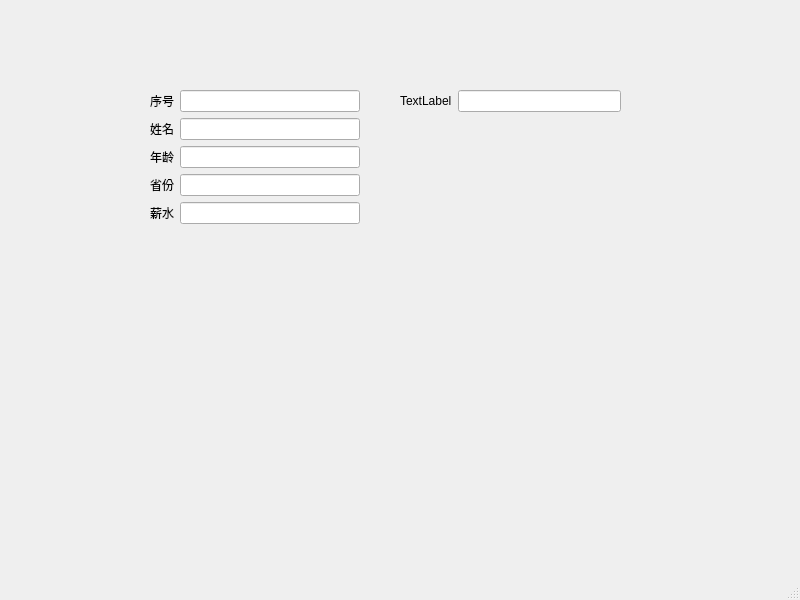
<?xml version="1.0" encoding="UTF-8"?>
<ui version="4.0">
 <class>MainWindow</class>
 <widget class="QMainWindow" name="MainWindow">
  <property name="geometry">
   <rect>
    <x>0</x>
    <y>0</y>
    <width>800</width>
    <height>600</height>
   </rect>
  </property>
  <property name="windowTitle">
   <string>MainWindow</string>
  </property>
  <widget class="QWidget" name="centralwidget">
   <widget class="QWidget" name="formLayoutWidget">
    <property name="geometry">
     <rect>
      <x>400</x>
      <y>90</y>
      <width>221</width>
      <height>131</height>
     </rect>
    </property>
    <layout class="QFormLayout" name="formLayout_2">
     <item row="0" column="0">
      <widget class="QLabel" name="label_6">
       <property name="text">
        <string>TextLabel</string>
       </property>
      </widget>
     </item>
     <item row="0" column="1">
      <widget class="QLineEdit" name="lineEdit_6"/>
     </item>
    </layout>
   </widget>
   <widget class="QWidget" name="">
    <property name="geometry">
     <rect>
      <x>150</x>
      <y>90</y>
      <width>210</width>
      <height>135</height>
     </rect>
    </property>
    <layout class="QFormLayout" name="formLayout">
     <item row="0" column="0">
      <widget class="QLabel" name="label">
       <property name="text">
        <string>序号</string>
       </property>
      </widget>
     </item>
     <item row="0" column="1">
      <widget class="QLineEdit" name="lineEdit"/>
     </item>
     <item row="1" column="0">
      <widget class="QLabel" name="label_2">
       <property name="text">
        <string>姓名</string>
       </property>
      </widget>
     </item>
     <item row="1" column="1">
      <widget class="QLineEdit" name="lineEdit_2"/>
     </item>
     <item row="2" column="0">
      <widget class="QLabel" name="label_3">
       <property name="text">
        <string>年龄</string>
       </property>
      </widget>
     </item>
     <item row="2" column="1">
      <widget class="QLineEdit" name="lineEdit_3"/>
     </item>
     <item row="3" column="0">
      <widget class="QLabel" name="label_4">
       <property name="text">
        <string>省份</string>
       </property>
      </widget>
     </item>
     <item row="3" column="1">
      <widget class="QLineEdit" name="lineEdit_4"/>
     </item>
     <item row="4" column="0">
      <widget class="QLabel" name="label_5">
       <property name="text">
        <string>薪水</string>
       </property>
      </widget>
     </item>
     <item row="4" column="1">
      <widget class="QLineEdit" name="lineEdit_5"/>
     </item>
    </layout>
   </widget>
  </widget>
  <widget class="QMenuBar" name="menubar">
   <property name="geometry">
    <rect>
     <x>0</x>
     <y>0</y>
     <width>800</width>
     <height>26</height>
    </rect>
   </property>
  </widget>
  <widget class="QStatusBar" name="statusbar"/>
 </widget>
 <resources/>
 <connections/>
</ui>
